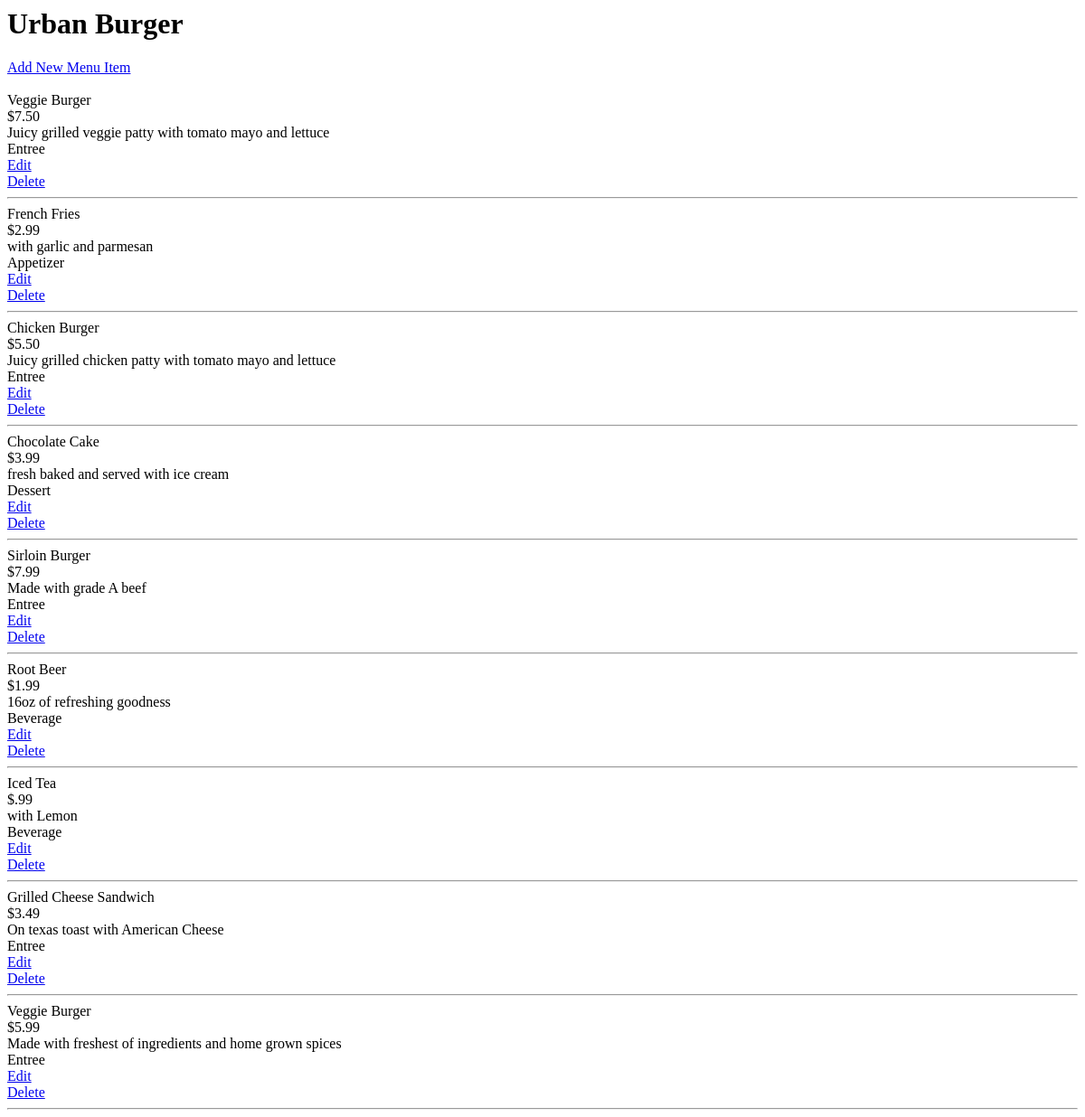
The page /restaurants/1/ on the database as committed earlier.
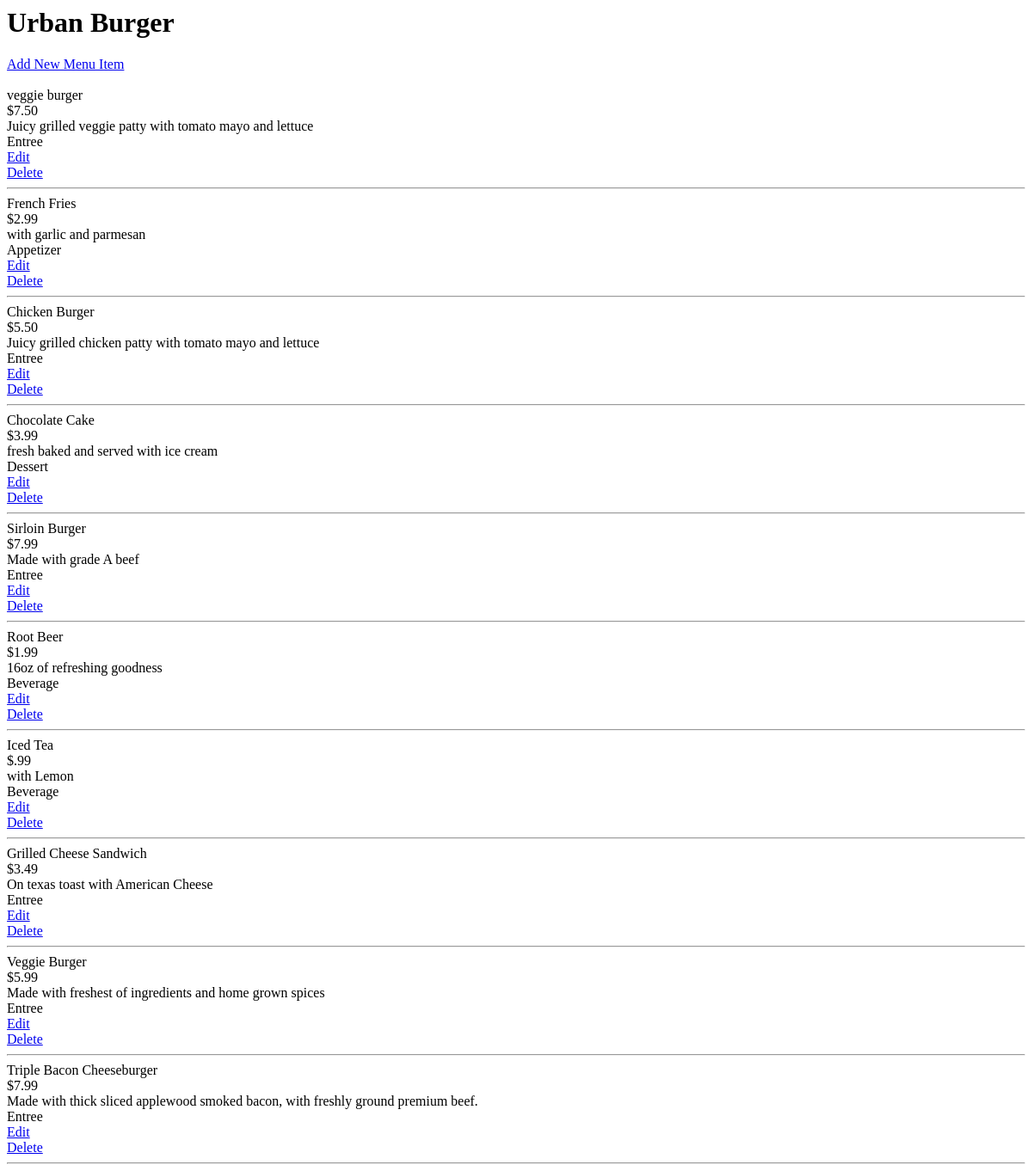
The same page on the database as committed later.
### database_setup.py (models this page shows)
class Restaurant(Base):
    __tablename__ = 'restaurant'
    name = Column(String(80), nullable = False)
    id = Column(Integer, primary_key = True)

class MenuItem(Base):
    __tablename__ = 'menu_item'
    name = Column(String(80), nullable = False)
    id = Column(Integer, primary_key = True)
    course = Column(String(250))
    description = Column(String(250))
    price = Column(String(8))
    restaurant_id = Column(Integer, ForeignKey('restaurant.id'))
    restaurant = relationship(Restaurant)

### project.py (the view)
@app.route('/')
@app.route('/restaurants/<int:restaurant_id>/')
def restaurantMenu(restaurant_id):
    restaurant = session.query(Restaurant).filter_by(id=restaurant_id).one()
    items = session.query(MenuItem).filter_by(restaurant_id=restaurant_id)
    return render_template('menu.html', restaurant=restaurant, items=items)

### templates/menu.html
<html>
    <body>
        <h1>{{ restaurant.name }}</h1>
        <a href="{{url_for('newMenuItem', restaurant_id = restaurant.id)}}">Add New Menu Item</a>
        <br><br>
        {% for i in items %}
        {{i.name}}
    <br>
        {{i.price}}
    <br>
        {{i.description}}
    <br>
        {{i.course}}
    <br>
        <a href="{{url_for('editMenuItem', restaurant_id = restaurant.id, menu_id = i.id)}}">Edit</a>
        <br>
        <a href="{{url_for('deleteMenuItem', restaurant_id = restaurant.id, menu_id = i.id)}}">Delete</a>
    <br><hr>
        {% endfor %}
    </body>
</html>

Rows that differ between the two databases and show on the page:
changed MenuItem "Juicy grilled veggie patty with tomato mayo and lettuce": name "Veggie Burger" → "veggie burger"
added MenuItem: name "Triple Bacon Cheeseburger", price "$7.99", description "Made with thick sliced applewood smoked bacon, with freshly ground premium beef.", course "Entree"
